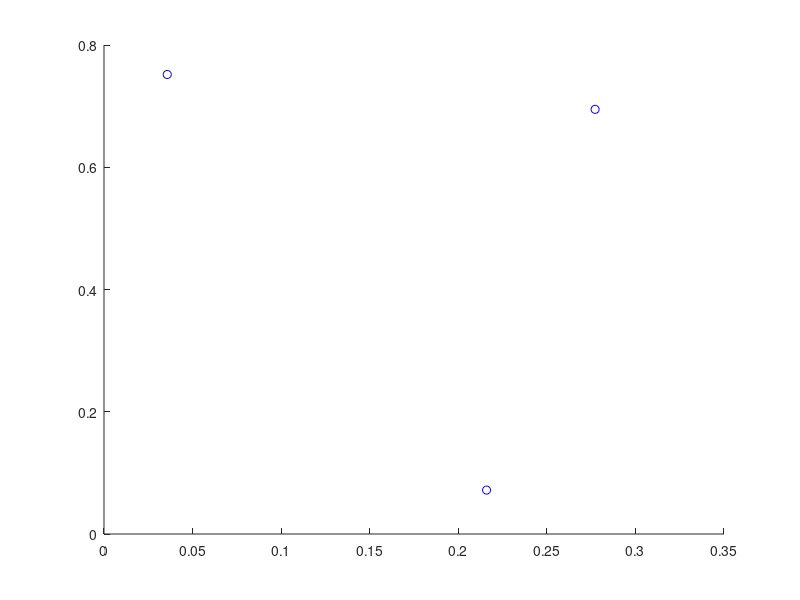

This chart was generated by the following MATLAB code:
% 3개의 점 찍기 
clear; clf ; hold on 
x = rand(1,3) ; 
y = rand(1,3) ; 
plot(x, y, 'bo')
return 
a = [x(2)-x(1) y(2)-y(1)];
b = [x(3)-x(1) y(3)-y(1)];

% quiver? 화살표.. 
clear ; clf ; hold on 
x = rand(1,3);
y = rand(1,3);
plot(x, y,'bo')

a = [x(2)-x(1) y(2)-y(1)];
b = [x(3)-x(1) y(3)-y(1)];
quiver(x(1), y(1), a(1), a(2), 0);
quiver(x(1), y(1), b(1), b(2), 0)

A = 0.5 * abs(a(1)*b(2) - a(2)*b(1))
title('Daeun Lee')

% 네모랑 화살표 같이 그리기 
clear; clf ; hold on 
a = 3 ; b = 2; 
% 네모 그리기 
x = [0 a a 0] ;
y = [0 0 b b] ; 
plot(x, y, 'bo')

% 화살표 같이 그리기 
xc = a * rand(1) ; yc = b * rand(1); 
plot(xc, yc, 'ro')
quiver(xc, yc, x(1)-xc, y(1)-yc, 0)
quiver(xc, yc, x(2)-xc, y(2)-yc, 0)

x1 = x(1) - xc ; y1 = y(1) - yc ; 
x2 = x(2) - xc ; y2 = y(2) - yc ; 
A1 = 0.5 * abs(x1 * y2 - x2 * y1)

axis image 
title('Daeun Lee')

% 그 안에 화살표 그리기 
clear; clf ; hold on 
a = 3 ; b = 2; A = a*b ; 
x = [0 a a 0] ;
y = [0 0 b b] ; 
plot(x, y, 'bo')
xc = a * rand(1) ; yc = b * rand(1); 
plot(xc, yc, 'ro')

quiver(xc, yc, x(1)-xc, y(1)-yc, 0)
quiver(xc, yc, x(2)-xc, y(2)-yc, 0)
x1 = x(1) - xc ; y1 = y(1) - yc ; 
x2 = x(2) - xc ; y2 = y(2) - yc ; 
A1 = 0.5 * abs(x1 * y2 - x2 * y1);

quiver(xc, yc, x(2)-xc, y(2)-yc, 0)
quiver(xc, yc, x(3)-xc, y(3)-yc, 0)
x1 = x(2) - xc ; y1 = y(2) - yc ; 
x2 = x(3) - xc ; y2 = y(3) - yc ; 
A2 = 0.5 * abs(x1 * y2 - x2 * y1);

quiver(xc, yc, x(3)-xc, y(3)-yc, 0)
quiver(xc, yc, x(4)-xc, y(4)-yc, 0)
x1 = x(3) - xc ; y1 = y(3) - yc ; 
x2 = x(4) - xc ; y2 = y(4) - yc ; 
A3 = 0.5 * abs(x1 * y2 - x2 * y1);

quiver(xc, yc, x(4)-xc, y(4)-yc, 0)
quiver(xc, yc, x(1)-xc, y(1)-yc, 0)
x1 = x(4) - xc ; y1 = y(4) - yc ; 
x2 = x(1) - xc ; y2 = y(1) - yc ; 
A4 = 0.5 * abs(x1 * y2 - x2 * y1);

[A A1 A2 A3 A4]
sum([A1 A2 A3 A4])       % 6이 되어야 함 

axis image 
title('Daeun Lee')
